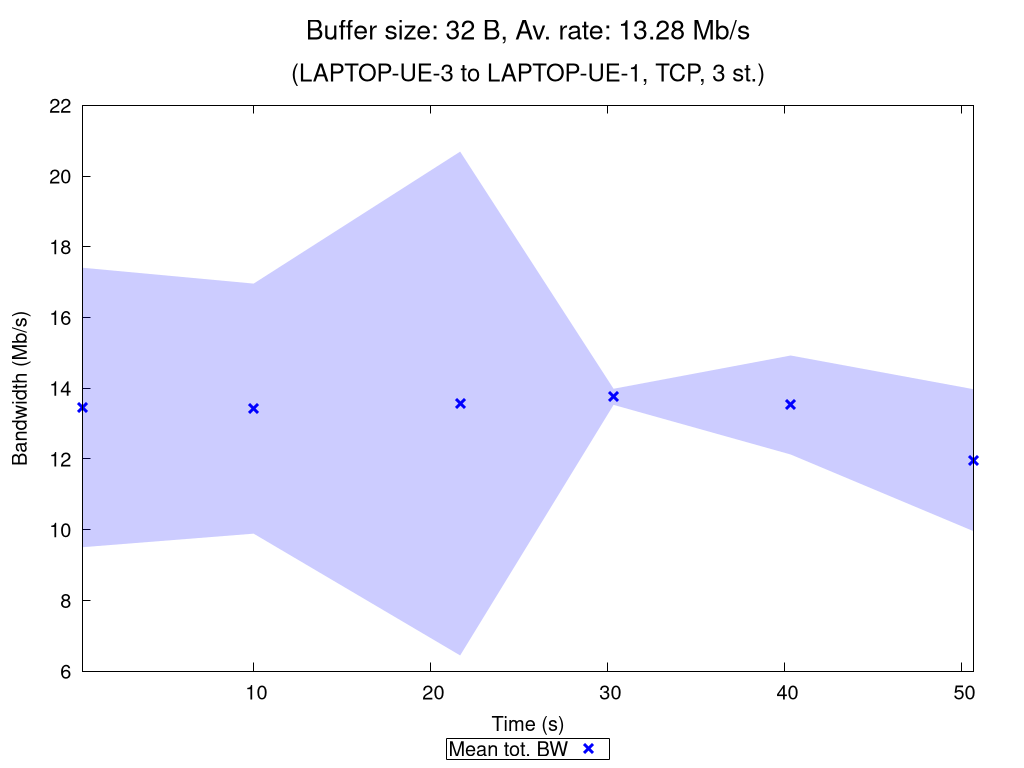

Reproduce this figure in gnuplot.
set terminal pngcairo nocrop enhanced size 1024,768 font "Verdana,15"
set output "TCP_3_st_2020_10_06_16-04-51_two2one_00032B.png"

set title "{/=20 Buffer size: 32 B, Av. rate: 13.28 Mb/s}\n\n{/=18 (LAPTOP-UE-3 to LAPTOP-UE-1, TCP, 3 st.)}"

set xlabel "Time (s)"
set ylabel "Bandwidth (Mb/s)"
set ytics nomirror
set key bmargin center horizontal box samplen 1 width -1
set bmargin 4.6
set rmargin 4.5

rf = 1000000.0  # rate factor
set style fill transparent solid 0.2 noborder
set autoscale xfix
plot "TCP_3_st_2020_10_06_16-04-51_two2one_00032B_iperf_processed.dat" using 1:($2/rf-$3/rf):($2/rf+$3/rf) with filledcurves lc rgb "blue" notitle, \
     "" using 1:($2/rf) with points pt 2 ps 1.5 lw 3 lc rgb "blue" title "Mean tot. BW", \
